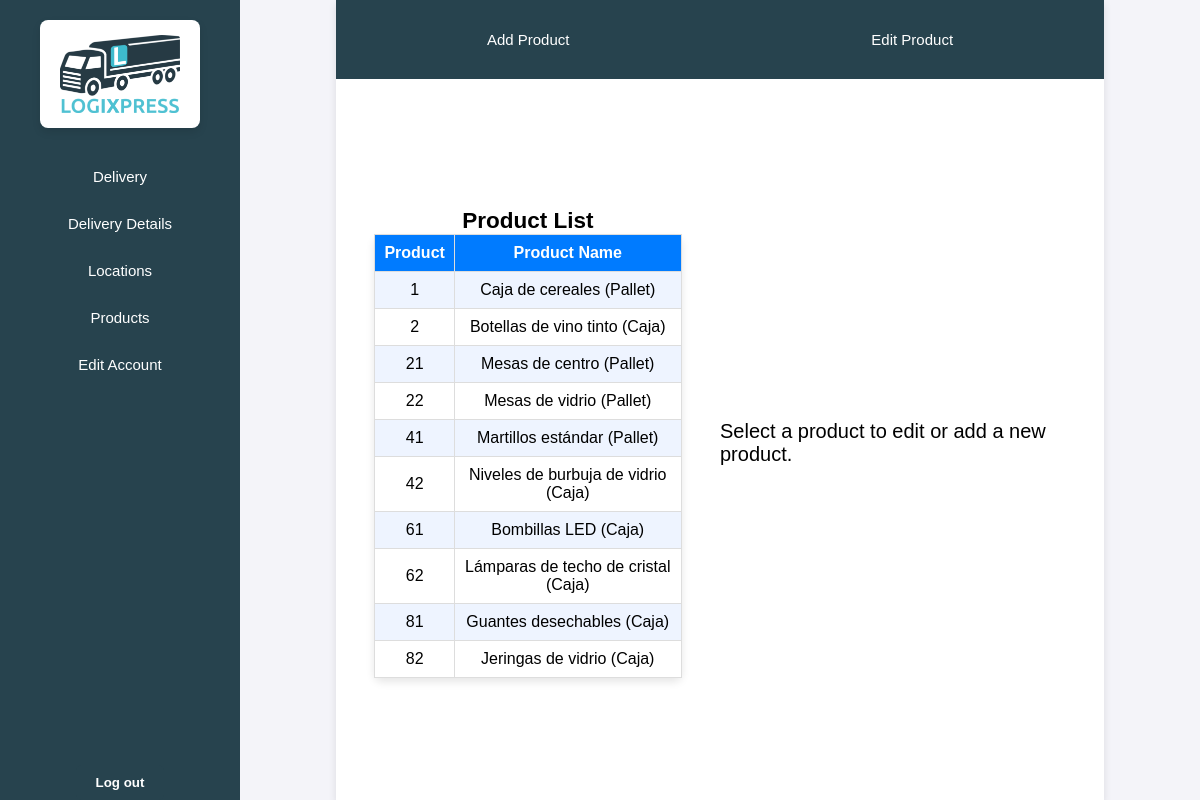
The app's page /menuCL.php?section=products (signed in) with its own data.
### tables this page shows
CREATE TABLE producto (
    num INT AUTO_INCREMENT PRIMARY KEY,
    nombre VARCHAR(100) NOT NULL,
    descripcion VARCHAR(255),
    categoria VARCHAR(5),
    etiquetado VARCHAR(5),
    alto FLOAT NOT NULL,
    ancho FLOAT NOT NULL,
    largo FLOAT NOT NULL,
    peso FLOAT NOT NULL,
    cliente INT,
    FOREIGN KEY (categoria) REFERENCES cat_prod(codigo),
    FOREIGN KEY (etiquetado) REFERENCES etiquetado(codigo),
    FOREIGN KEY (cliente) REFERENCES cliente(num)
);

### php/products/vistaProductos.php (the view, shortened to what this page needs)
<?php
function vistaProductos($cliente) {
    global $db;
    $productos = [];
    $queryProductos = "SELECT p.num, p.nombre FROM producto p WHERE p.cliente = $cliente";
    $result = mysqli_query($db, $queryProductos);
    while ($row = mysqli_fetch_assoc($result)) {
        $productos[] = $row;
    }
    ?>
    <section class="content-tools">
        <div class="tools">
            <div>
                <a class="tool-text" href="?section=products&tool=addProduct">Add Product</a>
            </div>
            <div>
                <a class="tool-text" href="?section=products&tool=editProduct">Edit Product</a>
            </div>
        </div>
        <div class="information">
            <div class="general-info">
                <h2 style="text-align: center;">Product List</h2>
                <table>
                    <tr>
                        <th>Product</th>
                        <th>Product Name</th>
                    </tr>
                    <?php foreach ($productos as $row): ?>
                        <tr>
                            <td><?= htmlspecialchars($row['num']) ?></td>
                            <td><?= htmlspecialchars($row['nombre']) ?></td>
                        </tr>
                    <?php endforeach; ?>
                </table>
            </div>
            <div class="info-products">
                <?php if (isset($_GET['section'], $_GET['tool']) && $_GET['section'] === "products" && $_GET['tool'] === 'editProduct' && isset($_GET['product'])): ?>
                    <?php vistaEditProducto($cliente, $_GET['product']); ?>
                <?php elseif (isset($_GET['section'], $_GET['tool']) && $_GET['section'] === "products" && $_GET['tool'] === 'addProduct'): ?>
                    <?php vistaAddProduct($cliente); ?>
                <?php else: ?>
                    <p style="font-size:2rem;">Select a product to edit or add a new product.</p>
                <?php endif; ?>
            </div>
        </div>
    </section>
    <?php
}
    ?>

### css/menuBase.css (style rules this page uses)
html { font-size: 62.5%; height: 100vh; width: 100%; }
* { margin: 0; padding: 0; box-sizing: border-box; font-family: Arial, sans-serif; }
body { display: flex; height: 100vh; background-color: #f4f4f9; font-size: 1.5rem; }

### css/tables.css (style rules this page uses)
table { width: 80%; border-collapse: collapse; background-color: #ffffff; border: 1px solid #ddd; border-radius: 8px; box-shadow: 0 4px 8px rgba(0, 0, 0, 0.1); }
th, td { padding: 0.9rem; border: 0.01rem solid #ddd; text-align: center; }
th { background-color: #007bff; color: white; }
tr:nth-child(even) { background-color: #eef4ff; }
tr:nth-child(odd) { background-color: #ffffff; }

### css/menuCL/vistaProducto.css (style rules this page uses)
.content-tools { display: flex; flex-direction: column; align-items: center; width: 80%; height: 100%; background-color: #ffffff; box-shadow: 0 4px 8px rgba(0, 0, 0, 0.1); }
.tools { width: 100%; height: 10%; display: flex; justify-content: space-around; align-items: center; background-color: #27434e; margin: 0% 0% 1% 0%; }
.information { width: 100%; height: 90%; display: flex; overflow: auto; padding: 1rem 0rem 1rem 0rem; }
.general-info { width: 50%; display: flex; flex-direction: column; margin: auto; }
.info-products { width: 50%; display: flex; flex-direction: column; margin: auto; }
.tool-text { color: #ffffff; text-decoration: none; }
table { margin: auto; }

### records on screen
producto: num "1", nombre "Caja de cereales (Pallet)"
producto: num "2", nombre "Botellas de vino tinto (Caja)"
producto: num "21", nombre "Mesas de centro (Pallet)"
producto: num "22", nombre "Mesas de vidrio (Pallet)"
producto: num "41", nombre "Martillos estándar (Pallet)"
producto: num "42", nombre "Niveles de burbuja de vidrio (Caja)"
producto: num "61", nombre "Bombillas LED (Caja)"
producto: num "62", nombre "Lámparas de techo de cristal (Caja)"
producto: num "81", nombre "Guantes desechables (Caja)"
producto: num "82", nombre "Jeringas de vidrio (Caja)"
